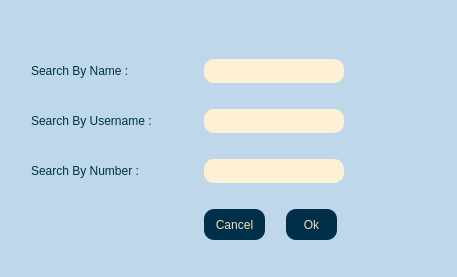
<?xml version="1.0" encoding="UTF-8"?>
<ui version="4.0">
 <class>search</class>
 <widget class="QWidget" name="search">
  <property name="geometry">
   <rect>
    <x>0</x>
    <y>0</y>
    <width>457</width>
    <height>277</height>
   </rect>
  </property>
  <property name="windowTitle">
   <string>Form</string>
  </property>
  <property name="styleSheet">
   <string notr="true">background-color:rgb(191, 215, 234);
</string>
  </property>
  <widget class="QPushButton" name="pbn_cancel">
   <property name="geometry">
    <rect>
     <x>204</x>
     <y>209</y>
     <width>61</width>
     <height>31</height>
    </rect>
   </property>
   <property name="styleSheet">
    <string notr="true">background-color:rgb(0, 48, 73);
border-radius: 10px;
color:rgb(245, 223, 187);</string>
   </property>
   <property name="text">
    <string>Cancel</string>
   </property>
  </widget>
  <widget class="QLineEdit" name="led_number">
   <property name="geometry">
    <rect>
     <x>204</x>
     <y>159</y>
     <width>140</width>
     <height>24</height>
    </rect>
   </property>
   <property name="styleSheet">
    <string notr="true">background-color:rgb(253, 240, 213);
border-radius: 10%;</string>
   </property>
  </widget>
  <widget class="QPushButton" name="pbn_ok">
   <property name="geometry">
    <rect>
     <x>286</x>
     <y>209</y>
     <width>51</width>
     <height>31</height>
    </rect>
   </property>
   <property name="styleSheet">
    <string notr="true">background-color:rgb(0, 48, 73);
border-radius: 10px;
color:rgb(245, 223, 187);</string>
   </property>
   <property name="text">
    <string>Ok</string>
   </property>
  </widget>
  <widget class="QLineEdit" name="led_name">
   <property name="geometry">
    <rect>
     <x>204</x>
     <y>59</y>
     <width>140</width>
     <height>24</height>
    </rect>
   </property>
   <property name="styleSheet">
    <string notr="true">background-color:rgb(253, 240, 213);
border-radius: 10%;</string>
   </property>
  </widget>
  <widget class="QLabel" name="label">
   <property name="geometry">
    <rect>
     <x>31</x>
     <y>59</y>
     <width>134</width>
     <height>23</height>
    </rect>
   </property>
   <property name="styleSheet">
    <string notr="true">color:rgb(0, 48, 73);</string>
   </property>
   <property name="text">
    <string>Search By Name :</string>
   </property>
  </widget>
  <widget class="QLineEdit" name="led_id">
   <property name="geometry">
    <rect>
     <x>204</x>
     <y>109</y>
     <width>140</width>
     <height>24</height>
    </rect>
   </property>
   <property name="styleSheet">
    <string notr="true">background-color:rgb(253, 240, 213);
border-radius: 10%;</string>
   </property>
  </widget>
  <widget class="QLabel" name="label_2">
   <property name="geometry">
    <rect>
     <x>31</x>
     <y>109</y>
     <width>165</width>
     <height>23</height>
    </rect>
   </property>
   <property name="styleSheet">
    <string notr="true">color:rgb(0, 48, 73);</string>
   </property>
   <property name="text">
    <string>Search By Username :</string>
   </property>
  </widget>
  <widget class="QLabel" name="label_3">
   <property name="geometry">
    <rect>
     <x>31</x>
     <y>159</y>
     <width>151</width>
     <height>23</height>
    </rect>
   </property>
   <property name="styleSheet">
    <string notr="true">color:rgb(0, 48, 73);</string>
   </property>
   <property name="text">
    <string>Search By Number :</string>
   </property>
  </widget>
 </widget>
 <resources/>
 <connections/>
</ui>
